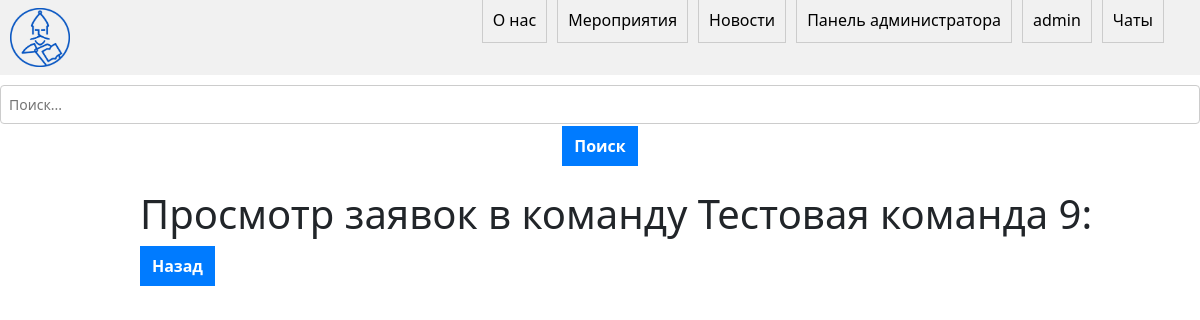
/team_application/9 (signed in), run on an earlier commit of the app's database.
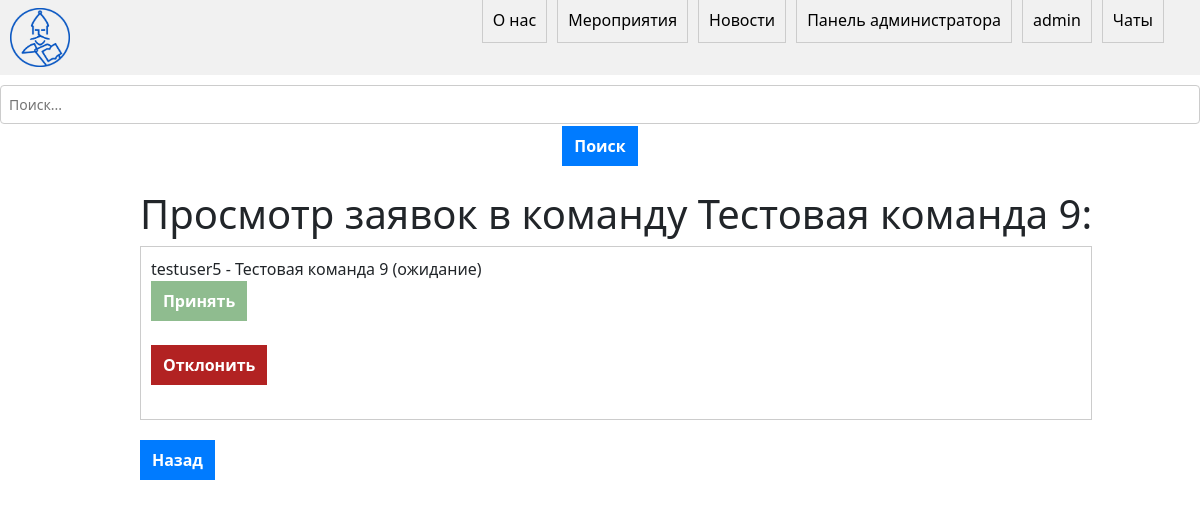
And on a later commit of the database.
### main/models.py (models this page shows, shortened)
class Team(models.Model):
    event = models.ForeignKey(Event, on_delete=models.CASCADE, null=True)
    name = models.CharField(max_length=200)
    members = models.ManyToManyField(User, through='Membership', null=True)
    num_members = models.PositiveIntegerField(default=5)

class TeamApplication(models.Model):
    user = models.ForeignKey(User, on_delete=models.CASCADE)
    team = models.ForeignKey(Team, on_delete=models.CASCADE)
    STATUS_CHOICES = (
        ('ожидание', 'Ожидание'),
        ('принято', 'Принято'),
        ('отклонено', 'Отклонено'),
    )
    status = models.CharField(max_length=10, choices=STATUS_CHOICES, default='ожидание')
    def __str__(self):
        return f'{self.user.username} - {self.team.name} ({self.status})'

### main/views.py (the view)
# urls.py: path('team_application/<int:team_id>', views.team_application, name='team_application'),
def team_application(request, team_id):
    team = Team.objects.get(pk=team_id)
    team_applications = TeamApplication.objects.filter(team_id=team_id)
    return render(request, 'main/team_application.html', {'team_applications': team_applications, 'team': team})

### main/templates/main/team_application.html (shortened to what this page needs)
{% extends 'main/base.html' %}
{% block content %}
{% if user.is_staff %}
<ul>
    <h1>Просмотр заявок в команду {{team.name}}:</h1>
    {% for application in team_applications %}
    {% if application.status == 'ожидание' %}
        <li>{{application}}
            <div>
            <form method="post" action="{% url 'approve_application' application.id %}">
                <button type="submit" style="background: darkseagreen" name="approve">Принять</button>
            </form>
            <form method="post" action="{% url 'reject_application' application.id %}">
                <button type="submit" style="background: firebrick" name="reject">Отклонить</button>
            </form>
            </div>
        </li>
    {% endif %}
    {% endfor %}
    <button onclick="history.go(-1);">Назад</button>
</ul>
{% else %}
<button onclick="history.go(-1);">Назад</button>
{% endif %}
{% endblock %}

### main/templates/main/base.html (shortened to what this page needs)
{% load static %}
<!DOCTYPE html>
<html lang="en">
<head>
    <link rel="stylesheet" href="{% static 'main/css/style.css' %}">
    <link rel="stylesheet" href="https://cdn.jsdelivr.net/npm/bootstrap@5.3.0/dist/css/bootstrap.min.css">
</head>
<body>
  <div class="navbar">
    <div class="nav-links">
      <img src="{% static 'main/img/logo.png' %}" alt="Logo" class="logo">
      <ul class="nav-elem">
        <li><a href="{% url 'about' %}">О нас</a></li>
        <li><a href="{% url 'events' %}">Мероприятия</a></li>
        <li><a href="{% url 'index' %}">Новости</a></li>
        {% if user.is_authenticated %}
          {% if user.is_staff %}
            <li><a href="{% url 'admin:index' %}">Панель администратора</a></li>
          {% endif %}
          <li><a href="{% url 'profile' %}">{{user.username}}</a></li>
          <li><a href="#">Чаты</a></li>
        {% else %}
          <li><a href="{% url 'login' %}">Войти</a></li>
        {% endif %}
      </ul>
    </div>
  </div>
  <div class="search-bar">
    <input type="text" placeholder="Поиск..." class="search-input">
    <button class="search-button" style="margin-top: 2px;">Поиск</button>
  </div>
  <div class="content">
    {% block content %}
    {% endblock %}
  </div>
</body>
</html>

### main/static/main/css/style.css (style rules this page uses)
.navbar { display: flex; justify-content: space-between; align-items: center; background-color: #f1f1f1; padding: 10px; }
.nav-links { display: flex; align-items: center; position: relative; }
.logo, .nav-links { display: flex; align-items: center; }
.search-bar { text-align: center; margin-top: 10px; }
.search-input { margin-right: 5px; }
.logo { margin-left: 10px; width: 5%; height: 5%; }
.nav-elem { display: flex; list-style-type: none; position: absolute; right: 0; margin-right: 3%; }
.nav-elem li { margin-right: 10px; }
.nav-elem li:last-child { margin-right: 0; }
.nav-elem a { text-decoration: none; color: black; }
.content { display: flex; justify-content: center; align-items: center; margin-top: 2%; }
ul { list-style-type: none; padding: 0; margin: 0; }
li { margin-bottom: 20px; padding: 10px; border: 1px solid #ccc; }
h1 { margin-top: 0; }
p, button { margin-bottom: 10px; }
button { padding: 5px 10px; background-color: #fff; border: 1px solid #ccc; cursor: pointer; }
form { margin-bottom: 24px; }
input[type="text"], textarea { width: 100%; padding: 8px; font-size: 14px; border: 1px solid #ccc; border-radius: 4px; background-color: #fff; color: #333; }
button { padding: 8px 12px; font-size: 14px; font-weight: bold; border: none; border-radius: 4px; background-color: #007bff; color: #fff; cursor: pointer; }

What changed in the data, as far as the page shows it:
added TeamApplication: user+team+status "testuser5 - Тестовая команда 9 (ожидание)"
